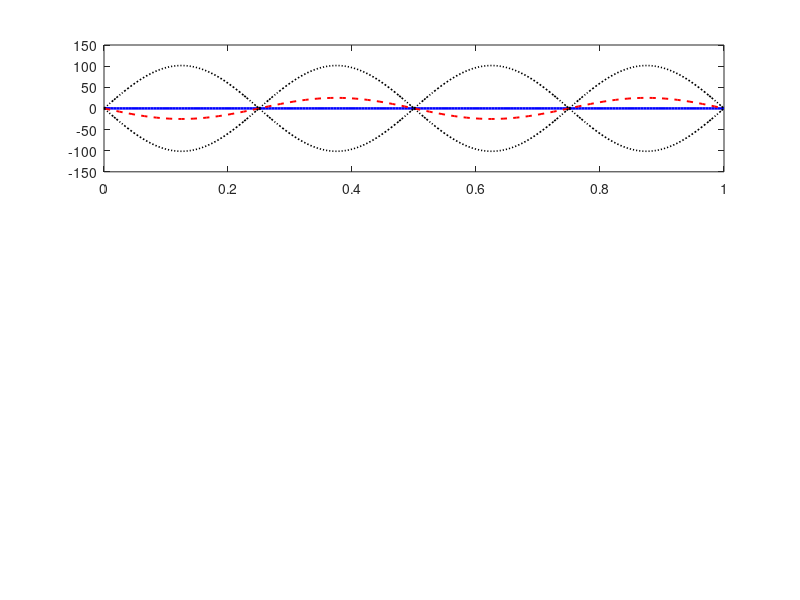

Write the MATLAB code that produced this figure. (Note: this script raises an error after producing the figure.)
% =========================================================================
%  FDTD 1D  –  Onda piana in dielettrico puro con parete PEC
%  Schema di Yee leapfrog (staggering in spazio e tempo)
%
%  Equazione governante (sigma = 0):
%       d²E/dx² = (1/c²) * d²E/dt²
%
%  Dominio:   0 <= x <= L
%  BC sinistra:  soft source  E(0,t) = E0 * sin(2*pi*f * t)
%  BC destra:    PEC  -->  E(L,t) = 0   (parete metallica)
%
%  Schema leapfrog (schema di Yee 1D, mezzo non magnetico mu_r=1):
%       H^{n+1/2}_{i+1/2} = H^{n-1/2}_{i+1/2} - (dt/mu0/dx)*(E^n_{i+1} - E^n_i)
%       E^{n+1}_i         = E^n_i               - (dt/eps/dx)*(H^{n+1/2}_{i+1/2} - H^{n+1/2}_{i-1/2})
%
%  Stabilità (CFL):  c * dt / dx <= 1   (qui scelto = 0.99)
%
%  Autore:  generato per Davide Bagnara
%  Data:    2026
% =========================================================================

clear; close all; clc;

%% ── 1. PARAMETRI FISICI ─────────────────────────────────────────────────

c0      = 3e8;                      % velocità della luce [m/s]
mu0     = 4*pi*1e-7;                % permeabilità del vuoto [H/m]
eps0    = 1/(mu0*c0^2);             % permittività del vuoto [F/m]

eps_r   = 4.0;                      % permittività relativa del mezzo (es. PTFE ~ 2.1, vetro ~ 4)
mu_r    = 1.0;                      % permeabilità relativa (dielettrico non magnetico)

eps     = eps_r * eps0;
mu      = mu_r * mu0;
c       = c0 / sqrt(eps_r * mu_r);   % velocità di fase nel mezzo

%% ── 2. GEOMETRIA E SORGENTE ─────────────────────────────────────────────

L       = 1.0;          % lunghezza del dominio [m]
f       = 300e6;        % frequenza della sorgente [Hz]
lambda  = c / f;        % lunghezza d'onda nel mezzo [m]
E0      = 1.0;          % ampiezza del campo E [V/m]

fprintf('Frequenza      : %.1f MHz\n', f/1e6);
fprintf('Lambda nel mezzo: %.4f m\n', lambda);
fprintf('L / lambda     : %.2f\n', L/lambda);
fprintf('Nodi stazionari attesi a x/L =');
n_nodes = floor(2*L/lambda);  % numero di nodi (incluso PEC)
for k = 1:n_nodes
    fprintf(' %.3f', k*lambda/(2));
end
fprintf('\n\n');

%% ── 3. GRIGLIA FDTD ─────────────────────────────────────────────────────
%
%  Griglia di Yee 1D:
%
%   E : nodi interi  -->  x_E(i) = (i-1)*dx,   i = 1 .. Nx+1
%   H : nodi mezzi   -->  x_H(j) = (j-0.5)*dx, j = 1 .. Nx
%
%   |--E--|--H--|--E--|--H--|--E--|  ...  |--E--|--H--|--E--|
%   i=1  j=1  i=2  j=2  i=3             i=Nx  j=Nx i=Nx+1
%
%   BC:  E(1) = sorgente soft source
%        E(Nx+1) = 0  (PEC)
%

CFL     = 0.99;                     % numero di Courant (< 1 per stabilità)
Nx      = 200;                      % celle spaziali
dx      = L / Nx;                   % passo spaziale [m]
dt      = CFL * dx / c;             % passo temporale [s]

% Coordinate per plot
x_E = (0:Nx)  * dx;                 % posizioni nodi E  [m]
x_H = (0.5:1:Nx-0.5) * dx;         % posizioni nodi H  [m]

%% ── 4. COEFFICIENTI AGGIORNAMENTO ───────────────────────────────────────

Ce = dt / (eps * dx);               % coeff. aggiornamento E
Ch = dt / (mu  * dx);               % coeff. aggiornamento H

%% ── 5. INIZIALIZZAZIONE CAMPI ───────────────────────────────────────────

E  = zeros(Nx+1, 1);                % E_{x} nei nodi interi
H  = zeros(Nx,   1);                % H_{y} nei nodi mezzi  (H^{-1/2} = 0)

%% ── 6. TEMPO DI SIMULAZIONE ─────────────────────────────────────────────

T_sim   = 12 / f;                   % simulo 12 periodi (regime stazionario)
Nt      = ceil(T_sim / dt);
t_vec   = (0:Nt-1) * dt;

%% ── 7. STORAGE PER ANIMAZIONE E ANALISI ────────────────────────────────

save_every  = max(1, floor(Nt/300));        % salva ~300 frame
E_history   = zeros(Nx+1, floor(Nt/save_every)+1);
t_history   = zeros(1,    floor(Nt/save_every)+1);
frame_idx   = 1;

% Monitor in un punto fisso (x = L/4)
x_monitor   = L/4;
i_monitor   = round(x_monitor/dx) + 1;
E_monitor   = zeros(1, Nt);

%% ── 8. LOOP FDTD ────────────────────────────────────────────────────────

fprintf('Avvio simulazione FDTD: %d passi temporali...\n', Nt);

for n = 1:Nt

    t_n = (n-1) * dt;

    % ── 8a. Aggiornamento H (passo n-1/2 → n+1/2) ────────────────────
    %   H^{n+1/2}_{j} = H^{n-1/2}_{j} - Ch*(E^n_{j+1} - E^n_{j})
    H = H - Ch * (E(2:end) - E(1:end-1));

    % ── 8b. Aggiornamento E interno (passo n → n+1) ───────────────────
    %   E^{n+1}_{i} = E^n_{i} - Ce*(H^{n+1/2}_{i} - H^{n+1/2}_{i-1})
    E(2:Nx) = E(2:Nx) - Ce * (H(2:end) - H(1:end-1));

    % ── 8c. BC sinistra: soft source ─────────────────────────────────
    %   Aggiunge la sorgente al nodo i=1 (additiva = soft source)
    t_src = t_n + dt;           % tempo dopo aggiornamento E
    E(1) = E(1) + E0 * sin(2*pi*f * t_src);

    % ── 8d. BC destra: PEC ───────────────────────────────────────────
    E(Nx+1) = 0;

    % ── 8e. Monitor ──────────────────────────────────────────────────
    E_monitor(n) = E(i_monitor);

    % ── 8f. Salvataggio frame ─────────────────────────────────────────
    if mod(n, save_every) == 0
        E_history(:, frame_idx) = E;
        t_history(frame_idx)    = t_src;
        frame_idx = frame_idx + 1;
    end
end

fprintf('Simulazione completata.\n\n');

%% ── 9. SOLUZIONE ANALITICA (regime stazionario) ─────────────────────────
%
%  Con PEC in x=L e sorgente in x=0 la soluzione stazionaria è:
%
%    E(x,t) = A * sin(k*(L-x)) * sin(2*pi*f*t)
%
%  dove k = 2*pi/lambda = 2*pi*f/c
%  L'ampiezza A dipende dallo schema soft source (non è banalmente E0),
%  la calcoliamo dal campo simulato nell'ultimo periodo.
%

k_wave = 2*pi*f / c;

% Ampiezza dell'onda stazionaria stimata dal massimo temporale simulato
E_max_num = max(abs(E_history), [], 2);   % profilo |E|_max spaziale

% Ampiezza analitica normalizzata: sin(k*(L-x))
E_analytical_shape = abs(sin(k_wave * (L - x_E')));
% Scala per minimizzare errore quadratico (least squares)
A_fit = (E_analytical_shape' * E_max_num) / (E_analytical_shape' * E_analytical_shape);

fprintf('Ampiezza onda stazionaria (fit): A = %.4f V/m\n', A_fit);
fprintf('k*lambda = %.4f (dovrebbe essere 2*pi = %.4f)\n', k_wave*lambda, 2*pi);

%% ── 10. FIGURA 1: Evoluzione temporale ──────────────────────────────────

fig1 = figure('Name','FDTD – Onda Stazionaria 1D','Color','white','Position',[50 50 1100 700]);

% ── 10a. Animazione campo E ───────────────────────────────────────────────
subplot(3,2,[1 2]);
h_E_line  = plot(x_E, E_history(:,1), 'b-', 'LineWidth', 1.8); hold on;
h_E_anal  = plot(x_E, A_fit*sin(k_wave*(L-x_E))*sin(2*pi*f*t_history(1)), ...
                 'r--', 'LineWidth', 1.4);
h_E_env_p = plot(x_E,  A_fit*abs(sin(k_wave*(L-x_E))), 'k:', 'LineWidth', 1.2);
h_E_env_m = plot(x_E, -A_fit*abs(sin(k_wave*(L-x_E))), 'k:', 'LineWidth', 1.2);
xline(L, 'k-', 'LineWidth', 2.5);
xline(0, 'm--', 'LineWidth', 1.5);
ylabel('E_y  [V/m]');
xlabel('x  [m]');
title('Campo Elettrico E_y(x,t)  –  Onda stazionaria in dielettrico puro','FontSize',11);
legend('FDTD','Analitico','Inviluppo ±','','PEC','Sorgente','Location','northwest');
ylim([-2.5*A_fit, 2.5*A_fit]);
xlim([0 L]);
grid on; box on;
h_time_txt = text(0.01*L, 2.2*A_fit, '', 'FontSize', 10, 'Color', 'k');

% ── 10b. Monitor temporale ────────────────────────────────────────────────
subplot(3,2,3);
plot(t_vec*1e9, E_monitor, 'b-', 'LineWidth', 1.2);
xlabel('t  [ns]');
ylabel('E_y  [V/m]');
title(sprintf('Monitor E_y in x = %.3f m  (x/\\lambda = %.2f)', x_monitor, x_monitor/lambda));
grid on; box on;

% ── 10c. Profilo |E|_max spaziale vs analitico ───────────────────────────
subplot(3,2,4);
plot(x_E, E_max_num, 'b-', 'LineWidth', 1.8); hold on;
plot(x_E, A_fit * E_analytical_shape, 'r--', 'LineWidth', 1.4);
xlabel('x  [m]');
ylabel('|E|_{max}  [V/m]');
title('Inviluppo spaziale  |E(x)|_{max}');
legend('FDTD','A·|sin(k(L-x))|','Location','northwest');
xline(L,'k-','LineWidth',2); xline(0,'m--','LineWidth',1.5);
grid on; box on; xlim([0 L]);

% ── 10d. Spettro del monitor ──────────────────────────────────────────────
subplot(3,2,5);
Nfft    = 2^nextpow2(Nt);
E_fft   = abs(fft(E_monitor, Nfft));
f_axis  = (0:Nfft/2-1) / (Nfft*dt) / 1e6;   % MHz
E_fft_half = E_fft(1:Nfft/2);
plot(f_axis, 20*log10(E_fft_half/max(E_fft_half)), 'b-', 'LineWidth', 1.2);
xline(f/1e6, 'r--', 'LineWidth', 1.5);
xlabel('Frequenza  [MHz]');
ylabel('|FFT|  [dB]');
title('Spettro FFT del monitor');
xlim([0 3*f/1e6]); ylim([-60 5]);
grid on; box on;

% ── 10e. Errore FDTD vs analitico (regime stazionario) ───────────────────
subplot(3,2,6);
% Usa gli ultimi frame (regime stazionario raggiunto)
n_last   = frame_idx - 1;
n_period = round(1/(f*save_every*dt));
idx_ss   = max(1, n_last - n_period) : n_last;    % ultimi ~ 1 periodo
E_rms_num  = sqrt(mean(E_history(:, idx_ss).^2, 2));
E_rms_anal = A_fit / sqrt(2) * E_analytical_shape;
rel_err    = abs(E_rms_num - E_rms_anal) ./ (A_fit/sqrt(2) + eps);
plot(x_E, rel_err * 100, 'g-', 'LineWidth', 1.5);
xlabel('x  [m]');
ylabel('Errore relativo  [%]');
title(sprintf('Errore FDTD vs analitico  (CFL = %.2f, Nx = %d)', CFL, Nx));
grid on; box on; xlim([0 L]);

%% ── 11. ANIMAZIONE INTERATTIVA ──────────────────────────────────────────

fprintf('Animazione in corso... (chiudi la finestra per fermarla)\n');

n_frames = frame_idx - 1;
for fr = 1:n_frames
    if ~ishandle(fig1), break; end

    t_fr = t_history(fr);

    % Aggiorna linee
    set(h_E_line, 'YData', E_history(:, fr));
    set(h_E_anal, 'YData', A_fit * sin(k_wave*(L-x_E)) * sin(2*pi*f*t_fr));
    set(h_time_txt, 'String', sprintf('t = %.2f ns  (%.1f T)', t_fr*1e9, t_fr*f));

    drawnow limitrate;
    pause(0.005);
end

%% ── 12. FIGURA 2: Mappa spazio-tempo (kymograph) ───────────────────────

figure('Name','Kymograph E(x,t)','Color','white','Position',[200 200 900 450]);

% Seleziona ultimi 2 periodi per il kymograph
n_2T     = round(2/(f*save_every*dt));
idx_kymo = max(1, n_frames-n_2T) : n_frames;

imagesc(x_E, t_history(idx_kymo)*1e9, E_history(:, idx_kymo)');
set(gca,'YDir','normal');
colormap(redblue_colormap());
colorbar;
clim([-A_fit A_fit]);
xlabel('x  [m]','FontSize',12);
ylabel('t  [ns]','FontSize',12);
title('Kymograph  E_y(x,t)  –  ultimi 2 periodi (regime stazionario)','FontSize',12);
xline(L, 'w-', 'LineWidth', 2);
xline(0, 'w--', 'LineWidth', 1.5);

%% ── FUNZIONE LOCALE: colormap divergente rosso-bianco-blu ───────────────

function cmap = redblue_colormap(n)
    if nargin < 1, n = 256; end
    top    = [linspace(1,0,n/2)', linspace(1,0,n/2)', ones(n/2,1)];
    bottom = [ones(n/2,1), linspace(0,1,n/2)', linspace(0,1,n/2)'];
    cmap   = [top; bottom];
end
